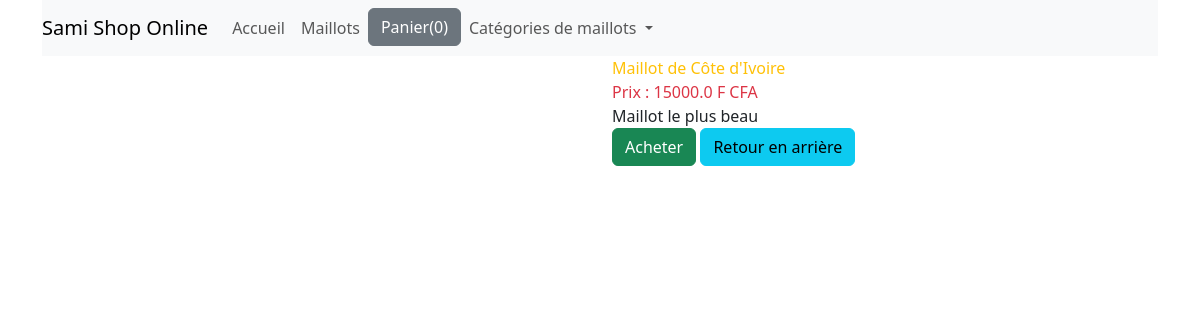
The page /5 on the database its author committed.
### shop/models.py (models this page shows, shortened)
class Product(models.Model):
    title = models.CharField(max_length=200)
    price = models.FloatField()
    description = models.TextField()
    category = ForeignKey(Category, related_name = 'categorie', on_delete=models.CASCADE) #CASCADE permet en cas de suppression de ne pas affeceter l'autre classe
    image = models.CharField(max_length=5000)
    date_added = models.DateTimeField(auto_now=True)
    class Meta:
        ordering = ['-date_added']

### shop/views.py (the view)
# urls.py: path('<int:myid>', details, name="details"),
def details(request, myid):
    product_object = Product.objects.get(id=myid)
    return render(request, 'shop/details.html', {'product': product_object})

### shop/templates/shop/details.html (shortened to what this page needs)
{% extends 'shop/base.html' %}
{% block content %}
    <div class="row">
        <div class="col-md-6">
            <div>
            </div>
        </div>
        <div class="col-md-6">
            <div class="text-warning display">
                {{ product.title }}
            </div>
            <div class="text-danger">
                Prix : {{ product.price }} F CFA
            </div>
            <div>
                {{ product.description }}
            </div>
            <a href="#"><button class="btn btn-success">Acheter</button></a>
            <a href="{% url 'index' %}" class="btn btn-info">Retour en arrière</a>
        </div>
    </div>
{% endblock %}

### rows shown on the page
Product: title "Maillot de Côte d'Ivoire", price "15000.0", description "Maillot le plus beau"
